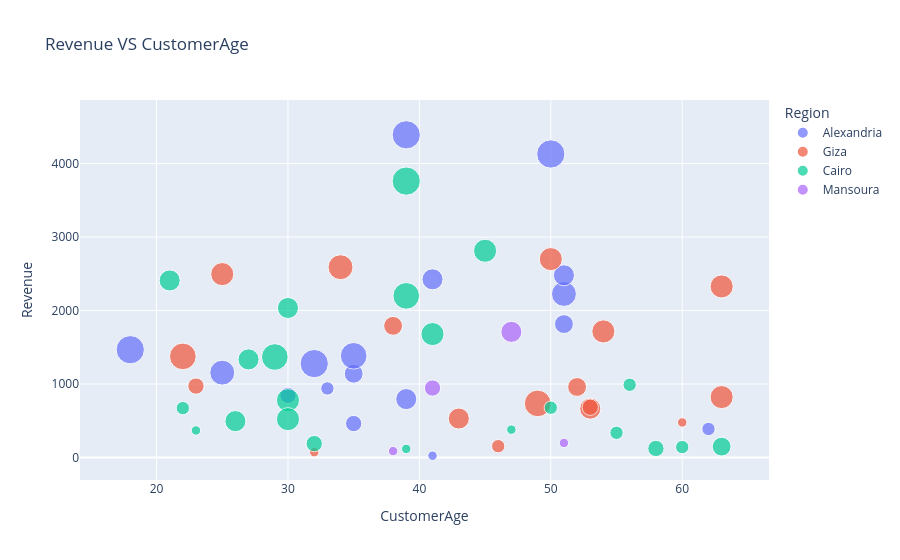

Notebook cell for this chart:
### Markdown cell above
## Plotly (plotly.Express)

### Code cell
# scatter plot
# px.scatter(df , x , y ,color , title= , hover_data , size=)
fig = px.scatter(df, x='CustomerAge', y='Revenue', color='Region',title='Revenue VS CustomerAge', hover_data=['Category'], size='Quantity')
fig.show()

### Figure 1 — Plotly figure (JSON) as saved in the notebook; plotly's stock layout.template omitted (floating-point values rounded to 4 significant figures)
{"data": [{"customdata": [["Furniture"], ["Clothing"], ["Electronics"], ["Groceries"], ["Clothing"], ["Furniture"], ["Groceries"], ["Furniture"], ["Groceries"], ["Groceries"], ["Clothing"], ["Furniture"], ["Furniture"], ["Groceries"], ["Groceries"], ["Clothing"], ["Furniture"]], "hovertemplate": "Region=Alexandria<br>CustomerAge=%{x}<br>Revenue=%{y}<br>Quantity=%{marker.size}<br>Category=%{customdata[0]}<extra></extra>", "legendgroup": "Alexandria", "marker": {"color": "#636efa", "size": [2, 1, 7, 4, 3, 2, 8, 9, 9, 3, 5, 7, 4, 9, 9, 5, 5], "sizemode": "area", "sizeref": 0.0225, "symbol": "circle"}, "mode": "markers", "name": "Alexandria", "orientation": "v", "showlegend": true, "type": "scatter", "x": [62, 41, 25, 35, 35, 33, 35, 50, 39, 30, 39, 51, 51, 32, 18, 41, 51], "xaxis": "x", "y": [388, 24, 1155, 1140, 462, 940, 1384, 4131, 4392, 846, 795, 2226, 1816, 1278, 1467, 2425, 2480], "yaxis": "y"}, {"customdata": [["Clothing"], ["Furniture"], ["Clothing"], ["Electronics"], ["Groceries"], ["Clothing"], ["Furniture"], ["Electronics"], ["Electronics"], ["Furniture"], ["Clothing"], ["Groceries"], ["Groceries"], ["Furniture"], ["Clothing"], ["Clothing"], ["Electronics"]], "hovertemplate": "Region=Giza<br>CustomerAge=%{x}<br>Revenue=%{y}<br>Quantity=%{marker.size}<br>Category=%{customdata[0]}<extra></extra>", "legendgroup": "Giza", "marker": {"color": "#EF553B", "size": [6, 6, 1, 2, 6, 7, 6, 5, 6, 4, 8, 1, 3, 5, 3, 8, 4], "sizemode": "area", "sizeref": 0.0225, "symbol": "circle"}, "mode": "markers", "name": "Giza", "orientation": "v", "showlegend": true, "type": "scatter", "x": [25, 50, 32, 46, 63, 34, 63, 53, 54, 52, 22, 60, 23, 43, 53, 49, 38], "xaxis": "x", "y": [2496, 2700, 72, 154, 822, 2590, 2328, 665, 1716, 960, 1376, 477, 972, 530, 684, 736, 1792], "yaxis": "y"}, {"customdata": [["Groceries"], ["Clothing"], ["Clothing"], ["Furniture"], ["Electronics"], ["Electronics"], ["Groceries"], ["Electronics"], ["Groceries"], ["Groceries"], ["Furniture"], ["Clothing"], ["Electronics"], ["Clothing"], ["Furniture"], ["Furniture"], ["Electronics"], ["Electronics"], ["Electronics"], ["Electronics"], ["Groceries"], ["Clothing"]], "hovertemplate": "Region=Cairo<br>CustomerAge=%{x}<br>Revenue=%{y}<br>Quantity=%{marker.size}<br>Category=%{customdata[0]}<extra></extra>", "legendgroup": "Cairo", "marker": {"color": "#00cc96", "size": [6, 8, 2, 2, 1, 2, 6, 4, 6, 2, 9, 5, 5, 1, 5, 2, 6, 5, 8, 3, 3, 1], "sizemode": "area", "sizeref": 0.0225, "symbol": "circle"}, "mode": "markers", "name": "Cairo", "orientation": "v", "showlegend": true, "type": "scatter", "x": [41, 29, 50, 22, 23, 60, 30, 63, 30, 55, 39, 30, 21, 39, 27, 56, 45, 26, 39, 58, 32, 47], "xaxis": "x", "y": [1680, 1368, 678, 672, 368, 142, 780, 148, 522, 336, 3762, 2035, 2410, 117, 1335, 990, 2814, 495, 2200, 123, 189, 379], "yaxis": "y"}, {"customdata": [["Clothing"], ["Clothing"], ["Furniture"], ["Furniture"]], "hovertemplate": "Region=Mansoura<br>CustomerAge=%{x}<br>Revenue=%{y}<br>Quantity=%{marker.size}<br>Category=%{customdata[0]}<extra></extra>", "legendgroup": "Mansoura", "marker": {"color": "#ab63fa", "size": [1, 5, 3, 1], "sizemode": "area", "sizeref": 0.0225, "symbol": "circle"}, "mode": "markers", "name": "Mansoura", "orientation": "v", "showlegend": true, "type": "scatter", "x": [38, 47, 41, 51], "xaxis": "x", "y": [87, 1710, 945, 198], "yaxis": "y"}], "layout": {"legend": {"itemsizing": "constant", "title": {"text": "Region"}, "tracegroupgap": 0}, "title": {"text": "Revenue VS CustomerAge"}, "xaxis": {"anchor": "y", "domain": [0, 1], "title": {"text": "CustomerAge"}}, "yaxis": {"anchor": "x", "domain": [0, 1], "title": {"text": "Revenue"}}}}
